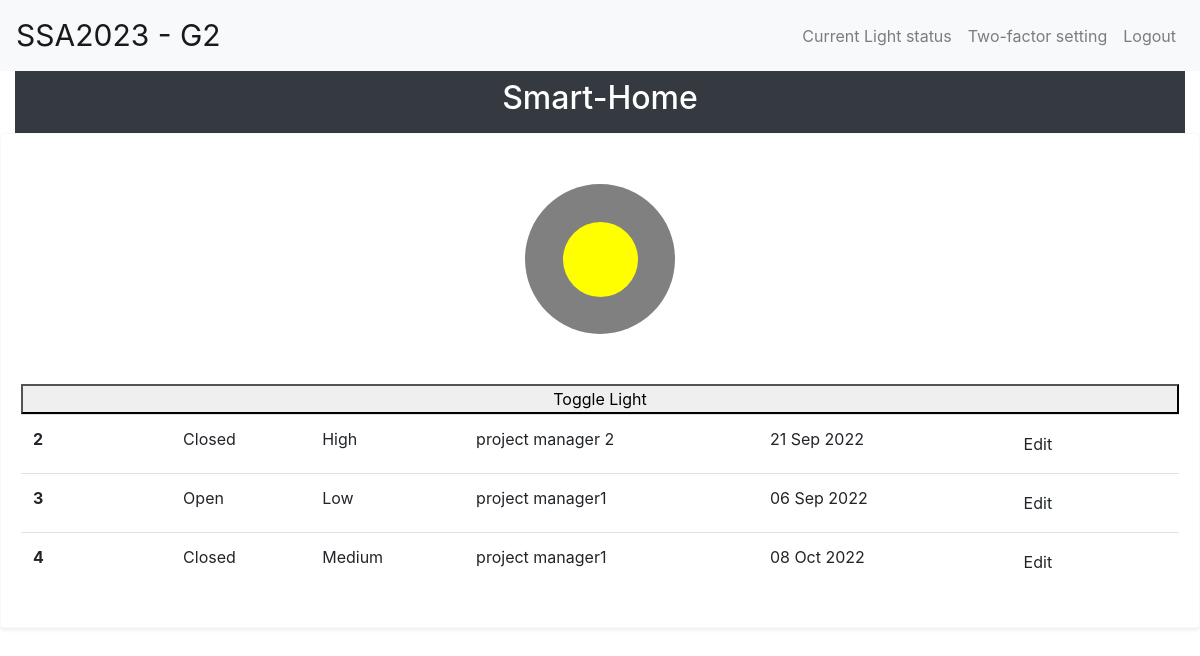
Page / (signed in) on the committed database.
### app/models.py (models this page shows, shortened)
class Report(models.Model):
    STATUS_TYPE =(
        ('Open','Open'),
        ('Closed','Closed'),
    )
    SENSITIVITY_TYPE =(
        ('Low','Low'),
        ('Medium','Medium'),
        ('High','High'),
    )
    OWNER_TYPE = (
        ('project manager1','project manager1'),
        ('project manager 2','project manager 2'),
    )
    user = models.ForeignKey(CustomUser,on_delete=models.CASCADE,null=True)
    title = encrypt(models.CharField(max_length=200))
    description = encrypt(models.TextField(null=True,blank=True))
    status = models.CharField(max_length=200,choices=STATUS_TYPE)
    sensitivity_status = models.CharField(max_length=200,choices=SENSITIVITY_TYPE)
    current_owner = models.CharField(max_length=500,choices=OWNER_TYPE)
    date = models.DateField()

### app/views.py (the view)
# urls.py: path('', views.home_view,name='home'),
@login_required
def home_view(request):
    reports = Report.objects.filter(user=request.user)
    context = {
        'reports':reports,
    }
    return render(request,'app/home.html',context)

### templates/app/home.html (shortened to what this page needs)
<!DOCTYPE html>
<html lang="en">
<head>
    <link rel="stylesheet" href="https://cdn.jsdelivr.net/npm/bootstrap@4.6.2/dist/css/bootstrap.min.css">
</head>
<body>
    <nav class="navbar navbar-expand-lg navbar-light bg-light">
        <a class="navbar-brand" href="#" style="font-size: 30px; display: inline-block;">SSA2023 - G2</a>
        <div class="collapse navbar-collapse" id="navbarSupportedContent">
          <ul class="navbar-nav ml-auto">
            <li class="nav-item">
                <a class="nav-link" href="{% url 'home' %}">Current Light status</a>
              </li>
            <li class="nav-item">
              <a class="nav-link" href="{% url 'two_factor:profile' %}">Two-factor setting</a>
            </li>
              <li class="nav-item">
                <a class="nav-link" href="{% url 'logout' %}">Logout</a>
              </li>
          </ul>
        </div>
    </nav>
      <div class="container-fluid">
        <div class="row">
            <div class="col-md-12">
                <div class="p-2 text-center bg-dark text-white">
                    <h2>Smart-Home</h2>
                </div>
            </div>
        </div>
      </div>
      <div class="card card-body border-light shadow-sm table-wrapper table-responsive pt-0">
        <table class="table table-hover">
            <thead>
                <div class="light">
                    <div class="bulb" id="bulb"></div>
                  </div>
                  <button id="toggle-button">Toggle Light</button>
            </thead>
            <tbody>
            {% if reports is not True %}
                {% for rp in reports %}
                    <tr class="item-row" >
                        <td><span class="font-weight-bold">{{ rp.id }}</span></td>
                        <td></td>
                        <td></td>
                        <td><span class="font-weight-normal">{{ rp.status }}</span></td>
                        <td><span class="font-weight-normal">{{ rp.sensitivity_status }}</span></td>
                        <td><span class="font-weight-normal">{{ rp.current_owner }}</span></td>
                        <td><span class="font-weight-normal">{{ rp.date|date:"d M Y" }}</span></td>
                        <td>
                            <div class="btn-group">
                                <button class="btn btn-link text-dark  m-0 p-0"
                                        aria-haspopup="true" aria-expanded="false">
                                        <a class="dropdown-item edit_item"
                                        href="{% url 'editReport' rp.id %}">
                                         Edit
                                     </a>
                                </button>
                            </div>
                        </td>
                    </tr>
                {% endfor %}
            {% endif %}
            </tbody>
        </table>
</body>
</html>

### templates/app/home.html (style rules this page uses)
.light { height: 150px; width: 150px; border-radius: 75px; background-color: gray; position: relative; margin: 50px auto; }
.bulb { height: 75px; width: 75px; border-radius: 37.5px; background-color: yellow; position: absolute; top: 37.5px; left: 37.5px; }

### rows in the picture
Report: id "2", status "Closed", sensitivity_status "High", current_owner "project manager 2", date "21 Sep 2022"
Report: id "3", status "Open", sensitivity_status "Low", current_owner "project manager1", date "06 Sep 2022"
Report: id "4", status "Closed", sensitivity_status "Medium", current_owner "project manager1", date "08 Oct 2022"
